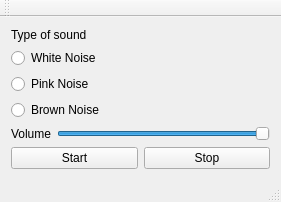
<?xml version="1.0" encoding="UTF-8"?>
<ui version="4.0">
 <class>MainWindow</class>
 <widget class="QMainWindow" name="MainWindow">
  <property name="geometry">
   <rect>
    <x>0</x>
    <y>0</y>
    <width>281</width>
    <height>199</height>
   </rect>
  </property>
  <property name="windowTitle">
   <string>MainWindow</string>
  </property>
  <widget class="QWidget" name="centralWidget">
   <layout class="QHBoxLayout" name="horizontalLayout_3">
    <item>
     <layout class="QVBoxLayout" name="verticalLayout">
      <item>
       <layout class="QFormLayout" name="formLayout">
        <item row="0" column="0">
         <widget class="QLabel" name="labelType">
          <property name="text">
           <string>Type of sound</string>
          </property>
         </widget>
        </item>
        <item row="1" column="0">
         <widget class="QRadioButton" name="radioButtonWhite">
          <property name="text">
           <string>White Noise</string>
          </property>
         </widget>
        </item>
        <item row="2" column="0">
         <widget class="QRadioButton" name="radioButtonPink">
          <property name="text">
           <string>Pink Noise</string>
          </property>
         </widget>
        </item>
        <item row="3" column="0">
         <widget class="QRadioButton" name="radioButtonBrown">
          <property name="text">
           <string>Brown Noise</string>
          </property>
         </widget>
        </item>
       </layout>
      </item>
      <item>
       <layout class="QHBoxLayout" name="horizontalLayout_2">
        <item>
         <widget class="QLabel" name="labelVolume">
          <property name="text">
           <string>Volume</string>
          </property>
          <property name="buddy">
           <cstring>horizontalSlider</cstring>
          </property>
         </widget>
        </item>
        <item>
         <widget class="QSlider" name="horizontalSlider">
          <property name="value">
           <number>99</number>
          </property>
          <property name="orientation">
           <enum>Qt::Horizontal</enum>
          </property>
         </widget>
        </item>
       </layout>
      </item>
      <item>
       <layout class="QHBoxLayout" name="horizontalLayout">
        <item>
         <widget class="QPushButton" name="pushButtonStart">
          <property name="text">
           <string>Start</string>
          </property>
         </widget>
        </item>
        <item>
         <widget class="QPushButton" name="pushButtonStop">
          <property name="text">
           <string>Stop</string>
          </property>
         </widget>
        </item>
       </layout>
      </item>
     </layout>
    </item>
   </layout>
  </widget>
  <widget class="QMenuBar" name="menuBar">
   <property name="geometry">
    <rect>
     <x>0</x>
     <y>0</y>
     <width>281</width>
     <height>17</height>
    </rect>
   </property>
  </widget>
  <widget class="QToolBar" name="mainToolBar">
   <attribute name="toolBarArea">
    <enum>TopToolBarArea</enum>
   </attribute>
   <attribute name="toolBarBreak">
    <bool>false</bool>
   </attribute>
  </widget>
  <widget class="QStatusBar" name="statusBar"/>
 </widget>
 <layoutdefault spacing="6" margin="11"/>
 <resources/>
 <connections/>
</ui>
